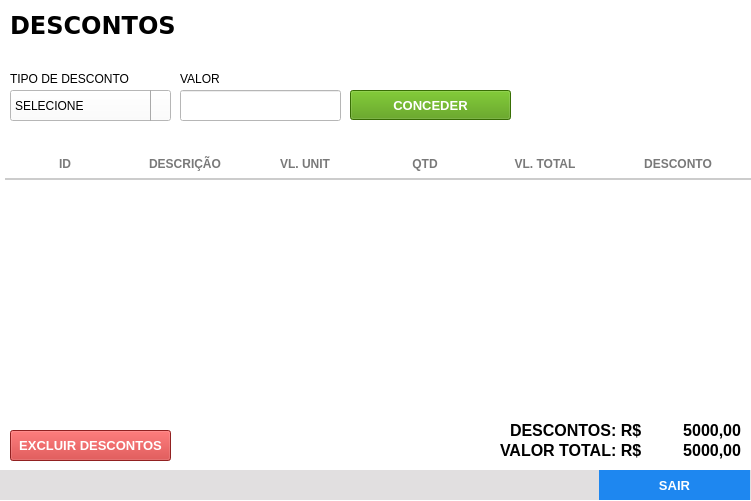
<?xml version="1.0" encoding="UTF-8"?>
<ui version="4.0">
 <class>Frame</class>
 <widget class="QFrame" name="Frame">
  <property name="geometry">
   <rect>
    <x>0</x>
    <y>0</y>
    <width>751</width>
    <height>501</height>
   </rect>
  </property>
  <property name="windowTitle">
   <string>Descontos</string>
  </property>
  <property name="autoFillBackground">
   <bool>false</bool>
  </property>
  <property name="styleSheet">
   <string notr="true">background: #FFF;</string>
  </property>
  <widget class="QFrame" name="fr_titulo_servicos">
   <property name="geometry">
    <rect>
     <x>0</x>
     <y>0</y>
     <width>1051</width>
     <height>51</height>
    </rect>
   </property>
   <property name="styleSheet">
    <string notr="true"/>
   </property>
   <widget class="QLabel" name="lb_tituloClientes_2">
    <property name="geometry">
     <rect>
      <x>10</x>
      <y>10</y>
      <width>171</width>
      <height>30</height>
     </rect>
    </property>
    <property name="font">
     <font>
      <family>DejaVu Sans</family>
      <pointsize>18</pointsize>
      <weight>75</weight>
      <bold>true</bold>
     </font>
    </property>
    <property name="styleSheet">
     <string notr="true">color: rgb(0, 0, 0)</string>
    </property>
    <property name="text">
     <string>DESCONTOS</string>
    </property>
   </widget>
  </widget>
  <widget class="QFrame" name="fr_botoes">
   <property name="geometry">
    <rect>
     <x>0</x>
     <y>470</y>
     <width>751</width>
     <height>30</height>
    </rect>
   </property>
   <property name="styleSheet">
    <string notr="true">background:#E1DFE0;
border: none;</string>
   </property>
   <widget class="QPushButton" name="bt_sair">
    <property name="geometry">
     <rect>
      <x>599</x>
      <y>0</y>
      <width>151</width>
      <height>30</height>
     </rect>
    </property>
    <property name="font">
     <font>
      <family>Liberation Sans</family>
      <pointsize>10</pointsize>
      <weight>75</weight>
      <bold>true</bold>
     </font>
    </property>
    <property name="cursor">
     <cursorShape>PointingHandCursor</cursorShape>
    </property>
    <property name="focusPolicy">
     <enum>Qt::NoFocus</enum>
    </property>
    <property name="contextMenuPolicy">
     <enum>Qt::ActionsContextMenu</enum>
    </property>
    <property name="styleSheet">
     <string notr="true">QPushButton {
background-color: #1E87F0;
color: #FFF
 }
QPushButton:hover{
background-color: #40a286
}</string>
    </property>
    <property name="text">
     <string>SAIR</string>
    </property>
    <property name="iconSize">
     <size>
      <width>75</width>
      <height>35</height>
     </size>
    </property>
   </widget>
  </widget>
  <widget class="QLineEdit" name="tx_valor">
   <property name="geometry">
    <rect>
     <x>180</x>
     <y>90</y>
     <width>161</width>
     <height>31</height>
    </rect>
   </property>
   <property name="font">
    <font>
     <family>Arial</family>
    </font>
   </property>
   <property name="focusPolicy">
    <enum>Qt::ClickFocus</enum>
   </property>
   <property name="styleSheet">
    <string notr="true">QLineEdit {
color: #000
}
</string>
   </property>
   <property name="placeholderText">
    <string/>
   </property>
  </widget>
  <widget class="QComboBox" name="cb_tipo_desconto">
   <property name="geometry">
    <rect>
     <x>10</x>
     <y>90</y>
     <width>161</width>
     <height>31</height>
    </rect>
   </property>
   <property name="focusPolicy">
    <enum>Qt::StrongFocus</enum>
   </property>
   <property name="styleSheet">
    <string notr="true">QComboBox{
background: #fff;
color: #000;
font: 13px &quot;Arial&quot; ;
text-transform: uppercase
}
QComboBox:Focus {
border: 1px solid red;
}
 QComboBox::drop-down {
     subcontrol-origin: padding;
     subcontrol-position: top right;
     width: 25px;
     border-left-width: 1px;
     border-left-color: darkgray;
     border-left-style: solid; /* just a single line */
     border-top-right-radius: 3px; /* same radius as the QComboBox */
     border-bottom-right-radius: 3px;
 }
QComboBox::down-arrow {
     image: url(&quot;Imagens/down.png&quot;);
 }
</string>
   </property>
   <item>
    <property name="text">
     <string>SELECIONE</string>
    </property>
   </item>
   <item>
    <property name="text">
     <string>PERCENTUAL TOTAL</string>
    </property>
   </item>
   <item>
    <property name="text">
     <string>PERCENTUAL ITEM</string>
    </property>
   </item>
   <item>
    <property name="text">
     <string>VALOR TOTAL</string>
    </property>
   </item>
   <item>
    <property name="text">
     <string>VALOR ITEM</string>
    </property>
   </item>
  </widget>
  <widget class="QLabel" name="label_8">
   <property name="geometry">
    <rect>
     <x>10</x>
     <y>70</y>
     <width>171</width>
     <height>17</height>
    </rect>
   </property>
   <property name="text">
    <string>TIPO DE DESCONTO</string>
   </property>
  </widget>
  <widget class="QLabel" name="label_9">
   <property name="geometry">
    <rect>
     <x>180</x>
     <y>70</y>
     <width>61</width>
     <height>17</height>
    </rect>
   </property>
   <property name="text">
    <string>VALOR</string>
   </property>
  </widget>
  <widget class="QPushButton" name="bt_inserir">
   <property name="geometry">
    <rect>
     <x>350</x>
     <y>90</y>
     <width>161</width>
     <height>30</height>
    </rect>
   </property>
   <property name="font">
    <font>
     <family>Liberation Sans</family>
     <pointsize>10</pointsize>
     <weight>75</weight>
     <bold>true</bold>
    </font>
   </property>
   <property name="cursor">
    <cursorShape>PointingHandCursor</cursorShape>
   </property>
   <property name="focusPolicy">
    <enum>Qt::NoFocus</enum>
   </property>
   <property name="contextMenuPolicy">
    <enum>Qt::ActionsContextMenu</enum>
   </property>
   <property name="styleSheet">
    <string notr="true">QPushButton {
	background-color: rgb(78, 154, 6);
color: #FFF
 }
QPushButton:hover{
	background-color: #40a286
}</string>
   </property>
   <property name="text">
    <string>CONCEDER</string>
   </property>
   <property name="iconSize">
    <size>
     <width>75</width>
     <height>35</height>
    </size>
   </property>
  </widget>
  <widget class="QTableWidget" name="tb_itens_venda">
   <property name="geometry">
    <rect>
     <x>0</x>
     <y>150</y>
     <width>751</width>
     <height>261</height>
    </rect>
   </property>
   <property name="cursor" stdset="0">
    <cursorShape>PointingHandCursor</cursorShape>
   </property>
   <property name="focusPolicy">
    <enum>Qt::WheelFocus</enum>
   </property>
   <property name="styleSheet">
    <string notr="true">QTableView{
color: #797979;
font-weight: bold;
font-size: 13px;
background: #FFF;
padding: 0 0 0 5px;
}
QHeaderView:section{
background: #FFF;
padding: 5px 0 ;
font-size: 12px;
font-family: &quot;Arial&quot;;
font-weight: bold;
color: #797979;
border: none;
border-bottom: 2px solid #CCC;
text-transform: uppercase
}
QTableView::item {
border-bottom: 2px solid #CCC;
padding: 2px;
}

</string>
   </property>
   <property name="frameShape">
    <enum>QFrame::NoFrame</enum>
   </property>
   <property name="frameShadow">
    <enum>QFrame::Plain</enum>
   </property>
   <property name="autoScrollMargin">
    <number>20</number>
   </property>
   <property name="editTriggers">
    <set>QAbstractItemView::NoEditTriggers</set>
   </property>
   <property name="selectionMode">
    <enum>QAbstractItemView::NoSelection</enum>
   </property>
   <property name="selectionBehavior">
    <enum>QAbstractItemView::SelectRows</enum>
   </property>
   <property name="showGrid">
    <bool>false</bool>
   </property>
   <property name="gridStyle">
    <enum>Qt::NoPen</enum>
   </property>
   <property name="wordWrap">
    <bool>false</bool>
   </property>
   <property name="rowCount">
    <number>0</number>
   </property>
   <attribute name="horizontalHeaderDefaultSectionSize">
    <number>120</number>
   </attribute>
   <attribute name="horizontalHeaderHighlightSections">
    <bool>false</bool>
   </attribute>
   <attribute name="horizontalHeaderStretchLastSection">
    <bool>true</bool>
   </attribute>
   <attribute name="verticalHeaderVisible">
    <bool>false</bool>
   </attribute>
   <attribute name="verticalHeaderMinimumSectionSize">
    <number>20</number>
   </attribute>
   <attribute name="verticalHeaderDefaultSectionSize">
    <number>50</number>
   </attribute>
   <column>
    <property name="text">
     <string>ID</string>
    </property>
   </column>
   <column>
    <property name="text">
     <string>DESCRIÇÃO</string>
    </property>
   </column>
   <column>
    <property name="text">
     <string>VL. UNIT</string>
    </property>
   </column>
   <column>
    <property name="text">
     <string>QTD</string>
    </property>
   </column>
   <column>
    <property name="text">
     <string>VL. TOTAL</string>
    </property>
   </column>
   <column>
    <property name="text">
     <string>DESCONTO</string>
    </property>
   </column>
  </widget>
  <widget class="QLabel" name="lb_descontos">
   <property name="geometry">
    <rect>
     <x>670</x>
     <y>420</y>
     <width>71</width>
     <height>21</height>
    </rect>
   </property>
   <property name="font">
    <font>
     <family>Liberation Sans</family>
     <pointsize>12</pointsize>
     <weight>75</weight>
     <bold>true</bold>
    </font>
   </property>
   <property name="layoutDirection">
    <enum>Qt::LeftToRight</enum>
   </property>
   <property name="styleSheet">
    <string notr="true">color: rgb(0, 0, 0)</string>
   </property>
   <property name="text">
    <string>5000,00</string>
   </property>
   <property name="alignment">
    <set>Qt::AlignRight|Qt::AlignTrailing|Qt::AlignVCenter</set>
   </property>
  </widget>
  <widget class="QLabel" name="lb_tituloClientes_4">
   <property name="geometry">
    <rect>
     <x>500</x>
     <y>440</y>
     <width>161</width>
     <height>21</height>
    </rect>
   </property>
   <property name="font">
    <font>
     <family>Liberation Sans</family>
     <pointsize>12</pointsize>
     <weight>75</weight>
     <bold>true</bold>
    </font>
   </property>
   <property name="styleSheet">
    <string notr="true">color: rgb(0, 0, 0)</string>
   </property>
   <property name="text">
    <string>VALOR TOTAL: R$ </string>
   </property>
  </widget>
  <widget class="QLabel" name="lb_total">
   <property name="geometry">
    <rect>
     <x>670</x>
     <y>440</y>
     <width>71</width>
     <height>21</height>
    </rect>
   </property>
   <property name="font">
    <font>
     <family>Liberation Sans</family>
     <pointsize>12</pointsize>
     <weight>75</weight>
     <bold>true</bold>
    </font>
   </property>
   <property name="layoutDirection">
    <enum>Qt::LeftToRight</enum>
   </property>
   <property name="styleSheet">
    <string notr="true">color: rgb(0, 0, 0)</string>
   </property>
   <property name="text">
    <string>5000,00</string>
   </property>
   <property name="alignment">
    <set>Qt::AlignRight|Qt::AlignTrailing|Qt::AlignVCenter</set>
   </property>
  </widget>
  <widget class="QLabel" name="lb_tituloClientes_5">
   <property name="geometry">
    <rect>
     <x>510</x>
     <y>420</y>
     <width>131</width>
     <height>21</height>
    </rect>
   </property>
   <property name="font">
    <font>
     <family>Liberation Sans</family>
     <pointsize>12</pointsize>
     <weight>75</weight>
     <bold>true</bold>
    </font>
   </property>
   <property name="styleSheet">
    <string notr="true">color: rgb(0, 0, 0);
margin-left: 30pt;</string>
   </property>
   <property name="text">
    <string>DESCONTOS: R$</string>
   </property>
  </widget>
  <widget class="QPushButton" name="bt_excluir">
   <property name="geometry">
    <rect>
     <x>10</x>
     <y>430</y>
     <width>161</width>
     <height>31</height>
    </rect>
   </property>
   <property name="font">
    <font>
     <family>Liberation Sans</family>
     <pointsize>10</pointsize>
     <weight>75</weight>
     <bold>true</bold>
    </font>
   </property>
   <property name="cursor">
    <cursorShape>PointingHandCursor</cursorShape>
   </property>
   <property name="focusPolicy">
    <enum>Qt::NoFocus</enum>
   </property>
   <property name="contextMenuPolicy">
    <enum>Qt::ActionsContextMenu</enum>
   </property>
   <property name="styleSheet">
    <string notr="true">QPushButton {
	background-color: rgb(203, 46, 46);
color: #FFF
 }
QPushButton:hover{
	background-color: rgb(253, 99, 99);
}</string>
   </property>
   <property name="text">
    <string>EXCLUIR DESCONTOS</string>
   </property>
   <property name="iconSize">
    <size>
     <width>75</width>
     <height>35</height>
    </size>
   </property>
  </widget>
 </widget>
 <resources/>
 <connections/>
</ui>
